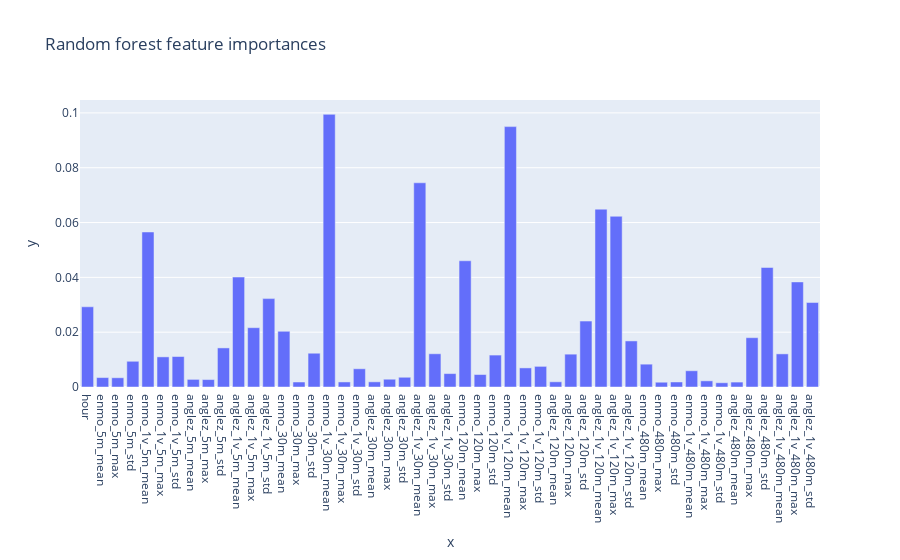

Source (notebook cell):
### Code cell
# 绘制特征重要性图
px.bar(x=feature_cols, 
       y=rf_classifier.feature_importances_,  # 随机森林模型的特征重要性得分
       title='Random forest feature importances'
      )

### Figure 1 — Plotly figure (JSON) as saved in the notebook; plotly's stock layout.template omitted (floating-point values rounded to 4 significant figures)
{"data": [{"hovertemplate": "x=%{x}<br>y=%{y}<extra></extra>", "legendgroup": "", "marker": {"color": "#636efa", "pattern": {"shape": ""}}, "name": "", "orientation": "v", "showlegend": false, "textposition": "auto", "type": "bar", "x": ["hour", "enmo_5m_mean", "enmo_5m_max", "enmo_5m_std", "enmo_1v_5m_mean", "enmo_1v_5m_max", "enmo_1v_5m_std", "anglez_5m_mean", "anglez_5m_max", "anglez_5m_std", "anglez_1v_5m_mean", "anglez_1v_5m_max", "anglez_1v_5m_std", "enmo_30m_mean", "enmo_30m_max", "enmo_30m_std", "enmo_1v_30m_mean", "enmo_1v_30m_max", "enmo_1v_30m_std", "anglez_30m_mean", "anglez_30m_max", "anglez_30m_std", "anglez_1v_30m_mean", "anglez_1v_30m_max", "anglez_1v_30m_std", "enmo_120m_mean", "enmo_120m_max", "enmo_120m_std", "enmo_1v_120m_mean", "enmo_1v_120m_max", "enmo_1v_120m_std", "anglez_120m_mean", "anglez_120m_max", "anglez_120m_std", "anglez_1v_120m_mean", "anglez_1v_120m_max", "anglez_1v_120m_std", "enmo_480m_mean", "enmo_480m_max", "enmo_480m_std", "enmo_1v_480m_mean", "enmo_1v_480m_max", "enmo_1v_480m_std", "anglez_480m_mean", "anglez_480m_max", "anglez_480m_std", "anglez_1v_480m_mean", "anglez_1v_480m_max", "anglez_1v_480m_std"], "xaxis": "x", "y": [0.02926, 0.003441, 0.003372, 0.009384, 0.05655, 0.01099, 0.01112, 0.002777, 0.002711, 0.01426, 0.04011, 0.02164, 0.03225, 0.02033, 0.001819, 0.01232, 0.09947, 0.001842, 0.00665, 0.001887, 0.002838, 0.003555, 0.0745, 0.01212, 0.004894, 0.04605, 0.00455, 0.01165, 0.095, 0.00697, 0.007527, 0.001898, 0.01198, 0.02405, 0.06488, 0.06228, 0.01681, 0.008332, 0.001742, 0.001831, 0.00593, 0.002244, 0.001546, 0.001793, 0.01799, 0.0436, 0.01208, 0.03834, 0.03082], "yaxis": "y"}], "layout": {"barmode": "relative", "legend": {"tracegroupgap": 0}, "title": {"text": "Random forest feature importances"}, "xaxis": {"anchor": "y", "domain": [0, 1], "title": {"text": "x"}}, "yaxis": {"anchor": "x", "domain": [0, 1], "title": {"text": "y"}}}}
